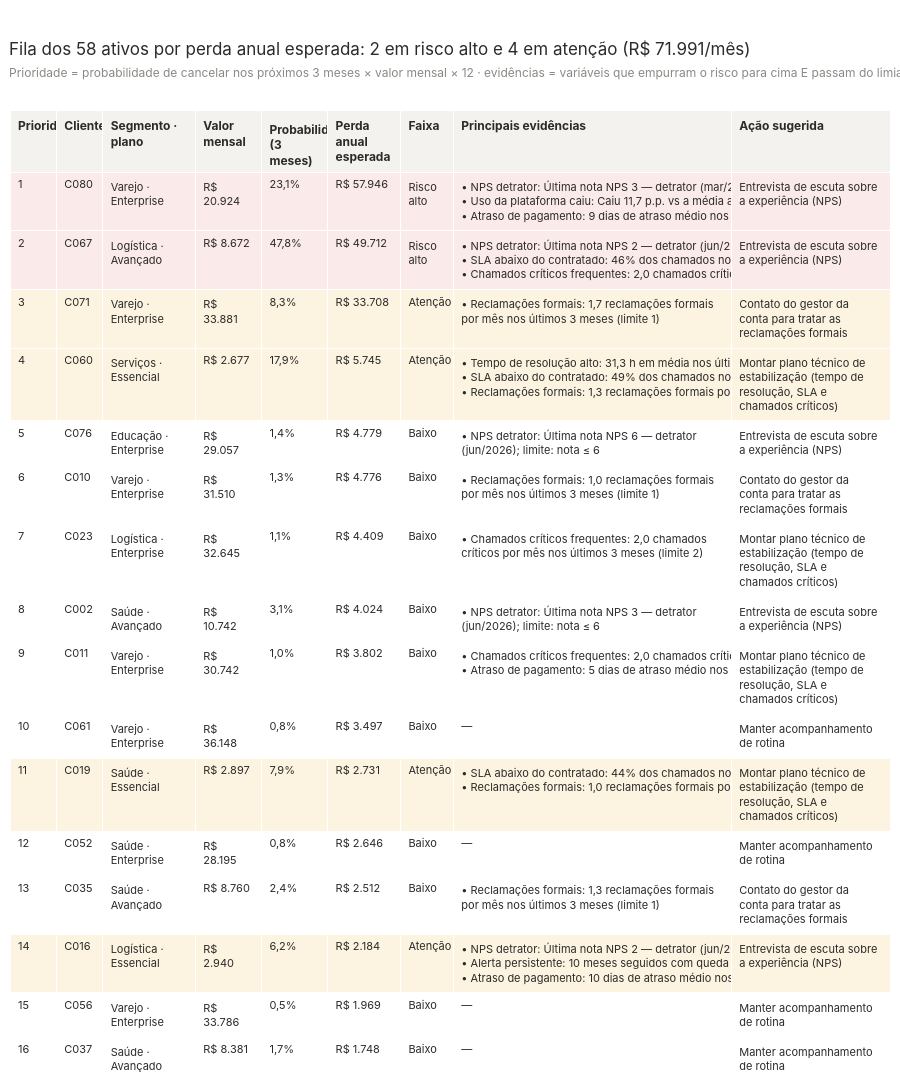

Notebook code for this chart:
### Markdown cell above
## 4. Fila de atendimento (jun/2026)

### Code cell
def evid_txt(c, n=3):
    e = E[(E.cliente_id == c) & E.dispara].head(n)
    return "<br>".join(f"• {t}: {dt}" for t, dt in zip(e.titulo, e.detalhe)) or "—"

FILL = {"alto": "#fbeaea", "atencao": "#fdf3e1", "baixo": "white"}
cols = {"Prioridade": F.prioridade.astype(str), "Cliente": F.index, "Segmento · plano": d.clientes.set_index("cliente_id").loc[F.index].apply(lambda r: f"{r.segmento} · {r.plano}", axis=1),
        "Valor mensal": F.valor_mensal.map(fmt_brl), "Probabilidade (3 meses)": F.probabilidade.map(pct),
        "Perda anual esperada": F.perda_anual_esperada.map(fmt_brl), "Faixa": F.faixa_risco.map(NOME_FAIXA),
        "Principais evidências": [evid_txt(c) for c in F.index], "Ação sugerida": F.acao_sugerida}
fig = go.Figure(go.Table(columnwidth=[0.7, 0.7, 1.4, 1, 1, 1.1, 0.8, 4.2, 2.4],
                         header=dict(values=[f"<b>{c}</b>" for c in cols], fill_color="#f3f2ee", align="left", font_size=12),
                         cells=dict(values=list(cols.values()), align="left", font_size=11, height=26,
                                    fill_color=[[FILL[f] for f in F.faixa_risco]] * len(cols))))
nf = F.faixa_risco.value_counts()
em = F[F.faixa_risco != "baixo"]
fig.update_layout(height=2200, margin=dict(l=10, r=10, t=110, b=10),
                  title=f"Fila dos {len(F)} ativos por perda anual esperada: {nf.get('alto', 0)} em risco alto e {nf.get('atencao', 0)} em atenção "
                        f"({fmt_brl(em.valor_mensal.sum())}/mês)"
                        + sub("Prioridade = probabilidade de cancelar nos próximos 3 meses × valor mensal × 12 · "
                              "evidências = variáveis que empurram o risco para cima E passam do limiar do notebook 02"))
fig.show()

### Figure 1 — Plotly figure (JSON) as saved in the notebook; plotly's stock layout.template omitted (floating-point values rounded to 4 significant figures; data arrays with more than 128 entries replaced by an {"elided": "..."} marker saying what was removed)
{"data": [{"cells": {"align": "left", "fill": {"color": {"elided": "9x58 str values"}}, "font": {"size": 11}, "height": 26, "values": {"elided": "9x58 str values"}}, "columnwidth": [0.7, 0.7, 1.4, 1, 1, 1.1, 0.8, 4.2, 2.4], "header": {"align": "left", "fill": {"color": "#f3f2ee"}, "font": {"size": 12}, "values": ["<b>Prioridade</b>", "<b>Cliente</b>", "<b>Segmento · plano</b>", "<b>Valor mensal</b>", "<b>Probabilidade (3 meses)</b>", "<b>Perda anual esperada</b>", "<b>Faixa</b>", "<b>Principais evidências</b>", "<b>Ação sugerida</b>"]}, "type": "table"}], "layout": {"height": 2200, "margin": {"b": 10, "l": 10, "r": 10, "t": 110}, "title": {"text": "Fila dos 58 ativos por perda anual esperada: 2 em risco alto e 4 em atenção (R$ 71.991/mês)<br><span style='font-size:12px;color:#8a8984'>Prioridade = probabilidade de cancelar nos próximos 3 meses × valor mensal × 12 · evidências = variáveis que empurram o risco para cima E passam do limiar do notebook 02</span>"}}}
